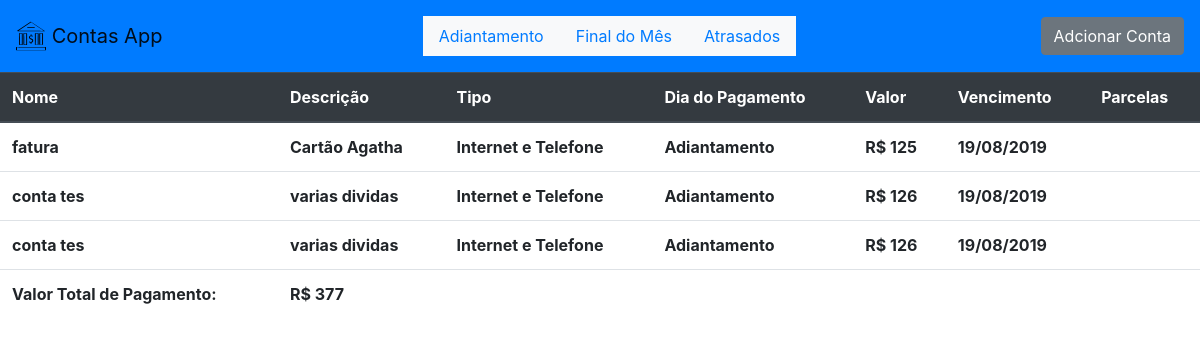
Before: / with the older database file.
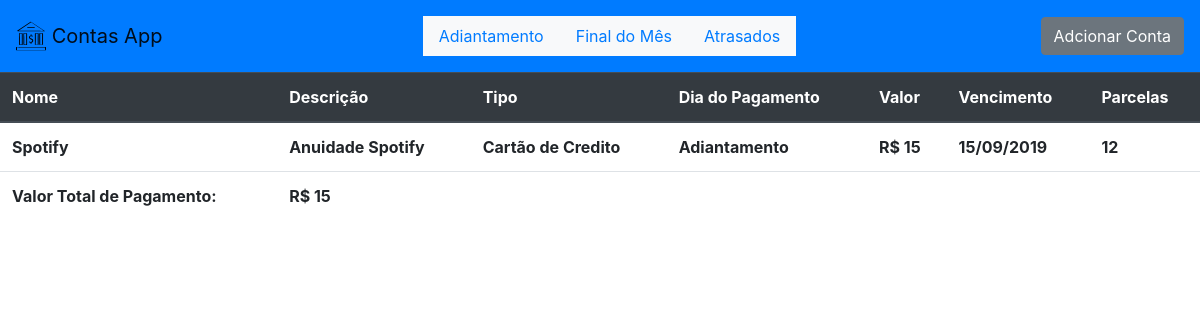
After: the same page with the newer database file.
### tables this page shows
CREATE TABLE `tb_dividas` (
  `id` int(255) NOT NULL,
  `nome` varchar(255) NOT NULL,
  `tipo` varchar(255) NOT NULL,
  `descricao` varchar(255) NOT NULL,
  `dpagamento` varchar(255) NOT NULL,
  `valor` decimal(20,0) NOT NULL,
  `vencimento` date NOT NULL,
  `atraso` varchar(30) NOT NULL,
  `parcelas` int(100) NOT NULL
);

### index.php (called while the page is built)
<?php
include_once("pages/header.php");
include_once("pages/content.php");
include_once("pages/footer.php");

### db/Consultar.php (the view, shortened to what this page needs)
<?php
class Consultar {
    public function adiantamento()
    {
        $con = new Conectar;
        $conect = $con->connection();
        $sql = "SELECT * FROM contas.tb_dividas WHERE dpagamento = :dpag LIMIT 10;";
        $stmt = $conect->prepare($sql);
        $stmt->bindValue(':dpag', "Adiantamento");
        $stmt->execute();
        $valorTotal = 0;
        $dados = $stmt->fetchAll(PDO::FETCH_ASSOC);
        foreach ($dados as $row) {
            $myDateTime = DateTime::createFromFormat('Y-m-d', $row['vencimento']);
            $newDateString = $myDateTime->format('d/m/Y');
            echo "<tr data-toggle='modal' data-target='#editModal'>
                    <th>" . $row['nome'] . " </th>
                    <th>" . $row['descricao'] . " </th>
                    <th>" . $row['tipo'] . " </th>
                    <th>" . $row['dpagamento'] . " </th>
                    <th>R$ " . $row['valor'] . " </th>
                    <th>" . $newDateString . " </th>
                    <th>" . $row['parcelas'] . " </th>
                 </tr>";
            $valorTotal += $row['valor'];
        }
            echo "<tr>
                <th>Valor Total de Pagamento: </th>
                <th>R$ " . $valorTotal . " </th>
                <th></th>
                <th></th>
                <th></th>
                <th></th>
                <th></th>
            </tr>";
    }
}

### pages/header.php (shortened to what this page needs)
<?php
include_once("db/Consultar.php");
?>
<!DOCTYPE html>
<html lang="pt-br" dir="ltr">
<head>
    <link href="css/bootstrap.min.css" rel="stylesheet">
</head>
<body>
    <nav class="navbar navbar-light bg-primary">
        <a class="navbar-brand" href="#">
            <img src="images/bank.svg" width="30" height="30" class="d-inline-block align-top" alt="">
            Contas App
        </a>
        <ul class="nav navbar    bg-primary" id="myTab" role="tablist">
            <li class="nav-item ">
                <a class="nav-link active bg-light" id="adiant-tab" data-toggle="tab" href="#adiant" role="tab" aria-controls="adiant" aria-selected="true">Adiantamento</a>
            </li>
            <li class="nav-item">
                <a class="nav-link bg-light" id="fnMes-tab" data-toggle="tab" href="#fnMes" role="tab" aria-controls="fnMes" aria-selected="false">Final do Mês</a>
            </li>
            <li class="nav-item">
                <a class="nav-link bg-light" id="atrasados-tab" data-toggle="tab" href="#atrasados" role="tab" aria-controls="atrasados" aria-selected="false">Atrasados</a>
            </li>
        </ul>
        <button type="button" class="btn btn-secondary" data-toggle="modal" data-target="#addModal">Adcionar Conta</button>
    </nav>

### pages/content.php (shortened to what this page needs)
<div class="tab-content" id="myTabContent">
    <div class="tab-pane fade show active" id="adiant" role="tabpanel" aria-labelledby="adiant-tab">
        <div class="list-group list-group-horizontal-sm">
            <table class="table table-hover">
                <thead class="thead-dark">
                    <tr>
                        <th scope="col">Nome</th>
                        <th scope="col">Descrição</th>
                        <th scope="col">Tipo</th>
                        <th scope="col">Dia do Pagamento</th>
                        <th scope="col">Valor</th>
                        <th scope="col">Vencimento</th>
                        <th scope="col">Parcelas</th>
                    </tr>
                </thead>
                <tbody>
                    <?php $consult->adiantamento(); ?>
                </tbody>
            </table>
        </div>
    </div>
</div>

### pages/footer.php (shortened to what this page needs)
</body>
</html>

Changed rows visible on the page:
removed tb_dividas: nome "fatura", descricao "Cartão Agatha", tipo "Internet e Telefone", dpagamento "Adiantamento", valor "125", vencimento "19/08/2019"
removed tb_dividas: nome "conta tes", descricao "varias dividas", tipo "Internet e Telefone", dpagamento "Adiantamento", valor "126", vencimento "19/08/2019"
removed tb_dividas: nome "conta tes", descricao "varias dividas", tipo "Internet e Telefone", dpagamento "Adiantamento", valor "126", vencimento "19/08/2019"
added tb_dividas: nome "Spotify", descricao "Anuidade Spotify", tipo "Cartão de Credito", dpagamento "Adiantamento", valor "15", vencimento "15/09/2019", parcelas "12"
Other visible differences:
$valorTotal: "377" → "15"
